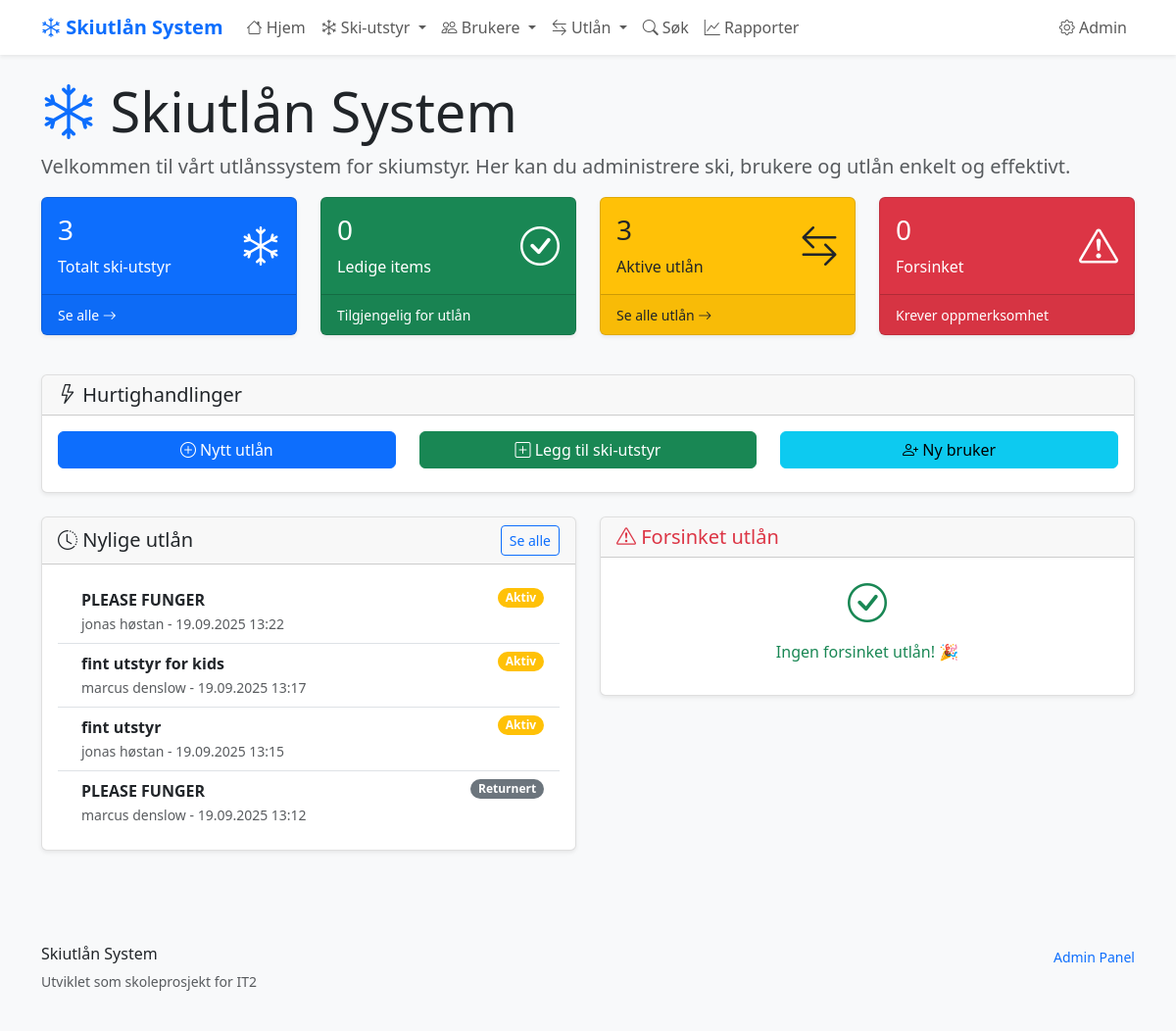
Before: / with the older database file.
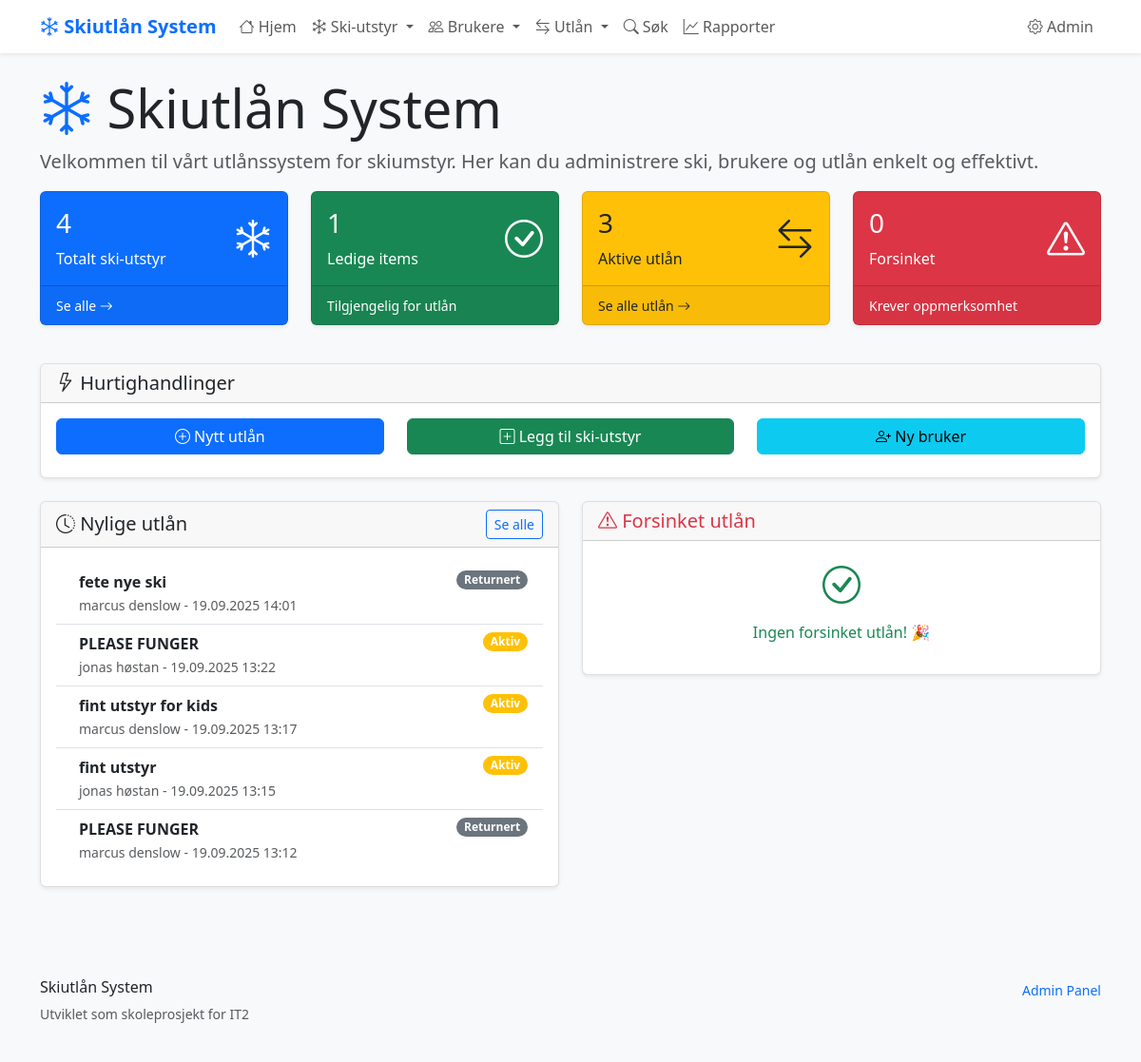
After: the same page with the newer database file.
### skiutlan/models.py (models this page shows, shortened)
class Utlan(models.Model):
    bruker = models.ForeignKey(Bruker, on_delete=models.CASCADE)
    ski_item = models.ForeignKey(SkiItem, on_delete=models.CASCADE)
    utlant_dato = models.DateTimeField(auto_now_add=True)
    planlagt_retur = models.DateField()
    returnert_dato = models.DateTimeField(blank=True, null=True)
    @property
    def er_aktivt(self):
        return self.returnert_dato is None

class SkiItem(models.Model):
    SKI_TYPES = [
        ('alpinski', 'Alpinski'),
        ('langrenn', 'Langrennsski'),
        ('snowboard', 'Snowboard'),
        ('stovler', 'Skistøvler'),
        ('staver', 'Skistaver'),
    ]
    navn = models.CharField(max_length=100, help_text="Navn på ski-elementet")
    type_ski = models.CharField(
        max_length=20,
        choices=SKI_TYPES,
        help_text="Type ski-element"
    )
    storrelse = models.IntegerField(
        validators=[MinValueValidator(1), MaxValueValidator(300)],
        help_text="Størrelse i cm for ski/staver, EU-størrelse for støvler"
    )
    tilstand = models.CharField(
        max_length=20,
        choices=[
            ('utmerket', 'Utmerket'),
            ('god', 'God'),
            ('slitt', 'Slitt'),
            ('reparasjon', 'Trenger reparasjon'),
        ],
        default='god'
    )
    opprettet = models.DateTimeField(auto_now_add=True)
    oppdatert = models.DateTimeField(auto_now=True)
    class Meta:
        verbose_name = "Ski-element"
        verbose_name_plural = "Ski-elementer"
        ordering = ['type_ski', 'storrelse']  # Sorterer automatisk

class Bruker(models.Model):
    fornavn = models.CharField(max_length=50)
    etternavn = models.CharField(max_length=50)
    telefon = models.CharField(
        max_length=15,
        unique=True,  # Hver bruker må ha unikt telefonnummer
        help_text="Telefonnummer med landkode (+47)"
    )
    epost = models.EmailField(blank=True, null=True)
    registrert = models.DateTimeField(auto_now_add=True)
    class Meta:
        verbose_name = "Bruker"
        verbose_name_plural = "Brukere"
        ordering = ['etternavn', 'fornavn']
    @property
    def fullt_navn(self):
        return f"{self.fornavn} {self.etternavn}"

### skiutlan/views.py (the view)
# urls.py: path('', views.hjem, name='hjem'),
def hjem(request):
    context = {
        'totalt_ski_items': SkiItem.objects.count(),
        'ledige_items': SkiItem.objects.exclude(id__in=Utlan.objects.filter(returnert_dato__isnull=True).values_list('ski_item_id', flat=True)).count(),
        'aktive_utlan': Utlan.objects.filter(returnert_dato__isnull=True).count(),
        'forsinket_utlan': Utlan.objects.filter(returnert_dato__isnull=True, planlagt_retur__lt=date.today())[:5],
        'nylige_utlan': Utlan.objects.order_by('-utlant_dato')[:5],
    }
    return render(request, 'skiutlan/hjem.html', context)

### skiutlan/templates/skiutlan/hjem.html (shortened to what the changed rows need)
{% extends 'skiutlan/base.html' %}
{% block header %}
<div class="row">
    <div class="col">
        <h1 class="display-4">
            <i class="bi bi-snow text-primary"></i>
            Skiutlån System
        </h1>
    </div>
</div>
{% endblock %}
{% block content %}
<div class="row mb-4">
    <div class="col-md-3 mb-3">
        <div class="card bg-primary text-white">
            <div class="card-body">
                <div class="d-flex justify-content-between">
                    <div>
                        <h3 class="card-title">{{ totalt_ski_items|default:0 }}</h3>
                        <p class="card-text">Totalt ski-utstyr</p>
                    </div>
                </div>
            </div>
        </div>
    </div>
    <div class="col-md-3 mb-3">
        <div class="card bg-success text-white">
            <div class="card-body">
                <div class="d-flex justify-content-between">
                    <div>
                        <h3 class="card-title">{{ ledige_items|default:0 }}</h3>
                        <p class="card-text">Ledige items</p>
                    </div>
                </div>
            </div>
        </div>
    </div>
</div>
<div class="row">
    <div class="col-md-6 mb-4">
        <div class="card">
            <div class="card-body">
                {% if nylige_utlan %}
                    <div class="list-group list-group-flush">
                        {% for utlan in nylige_utlan %}
                            <div class="list-group-item d-flex justify-content-between align-items-start">
                                <div class="ms-2 me-auto">
                                    <div class="fw-bold">{{ utlan.ski_item.navn }}</div>
                                    <small class="text-muted">
                                        {{ utlan.bruker.fullt_navn }} -
                                        {{ utlan.utlant_dato|date:"d.m.Y H:i" }}
                                    </small>
                                </div>
                                <span class="badge bg-{% if utlan.er_aktivt %}warning{% else %}secondary{% endif %} rounded-pill">
                                    {% if utlan.er_aktivt %}Aktiv{% else %}Returnert{% endif %}
                                </span>
                            </div>
                        {% endfor %}
                    </div>
                {% else %}
                    <p class="text-muted">Ingen nylige utlån å vise.</p>
                {% endif %}
            </div>
        </div>
    </div>
</div>
{% endblock %}

Changed rows visible on the page:
added Utlan: ski_item.navn "fete nye ski", bruker.fullt_navn "marcus denslow", utlant_dato "19.09.2025 14:01", shows "Returnert"
Other visible differences:
{{ totalt_ski_items|default:0 }}: "3" → "4"
{{ ledige_items|default:0 }}: "0" → "1"
